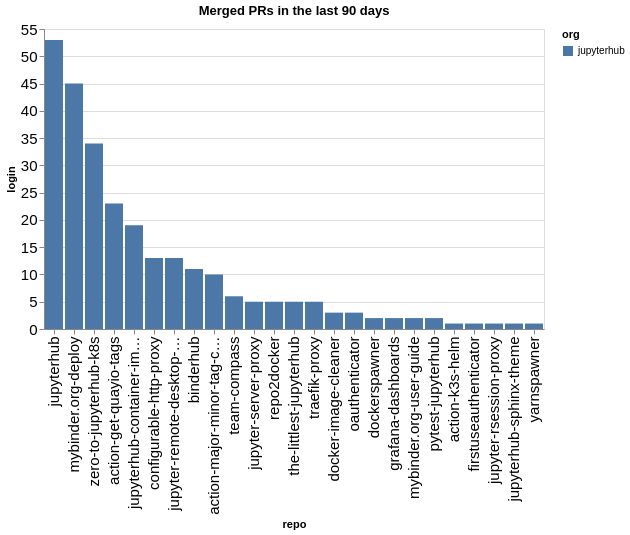

Write notebook code for a chart like this one.
### Code cell
prs_by_repo = merged.groupby(['org', 'repo']).count()['login'].reset_index().sort_values(['org', 'login'], ascending=False)
alt.Chart(data=prs_by_repo, title=f"Merged PRs in the last {n_days} days").mark_bar().encode(
    x=alt.X('repo', sort=prs_by_repo['repo'].values.tolist()),
    y='login',
    color='org'
)

### Figure 1 — Vega-Lite specification as saved in the notebook (floating-point values rounded to 4 significant figures)
{"config": {"axisLeft": {"labelFontSize": 15}, "axisBottom": {"labelFontSize": 15}}, "data": {"name": "data-b85542a41d6f64baed3505d1dad5444c"}, "mark": {"type": "bar"}, "encoding": {"color": {"field": "org", "type": "nominal"}, "x": {"field": "repo", "sort": ["jupyterhub", "mybinder.org-deploy", "zero-to-jupyterhub-k8s", "action-get-quayio-tags", "jupyterhub-container-images", "configurable-http-proxy", "jupyter-remote-desktop-proxy", "binderhub", "action-major-minor-tag-calculator", "team-compass", "jupyter-server-proxy", "repo2docker", "the-littlest-jupyterhub", "traefik-proxy", "docker-image-cleaner", "oauthenticator", "dockerspawner", "grafana-dashboards", "mybinder.org-user-guide", "pytest-jupyterhub", "action-k3s-helm", "firstuseauthenticator", "jupyter-rsession-proxy", "jupyterhub-sphinx-theme", "yarnspawner"], "type": "nominal"}, "y": {"field": "login", "type": "quantitative"}}, "title": "Merged PRs in the last 90 days", "$schema": "https://vega.github.io/schema/vega-lite/v5.20.1.json", "datasets": {"data-b85542a41d6f64baed3505d1dad5444c": [{"org": "jupyterhub", "repo": "jupyterhub", "login": 53}, {"org": "jupyterhub", "repo": "mybinder.org-deploy", "login": 45}, {"org": "jupyterhub", "repo": "zero-to-jupyterhub-k8s", "login": 34}, {"org": "jupyterhub", "repo": "action-get-quayio-tags", "login": 23}, {"org": "jupyterhub", "repo": "jupyterhub-container-images", "login": 19}, {"org": "jupyterhub", "repo": "configurable-http-proxy", "login": 13}, {"org": "jupyterhub", "repo": "jupyter-remote-desktop-proxy", "login": 13}, {"org": "jupyterhub", "repo": "binderhub", "login": 11}, {"org": "jupyterhub", "repo": "action-major-minor-tag-calculator", "login": 10}, {"org": "jupyterhub", "repo": "team-compass", "login": 6}, {"org": "jupyterhub", "repo": "jupyter-server-proxy", "login": 5}, {"org": "jupyterhub", "repo": "repo2docker", "login": 5}, {"org": "jupyterhub", "repo": "the-littlest-jupyterhub", "login": 5}, {"org": "jupyterhub", "repo": "traefik-proxy", "login": 5}, {"org": "jupyterhub", "repo": "docker-image-cleaner", "login": 3}, {"org": "jupyterhub", "repo": "oauthenticator", "login": 3}, {"org": "jupyterhub", "repo": "dockerspawner", "login": 2}, {"org": "jupyterhub", "repo": "grafana-dashboards", "login": 2}, {"org": "jupyterhub", "repo": "mybinder.org-user-guide", "login": 2}, {"org": "jupyterhub", "repo": "pytest-jupyterhub", "login": 2}, {"org": "jupyterhub", "repo": "action-k3s-helm", "login": 1}, {"org": "jupyterhub", "repo": "firstuseauthenticator", "login": 1}, {"org": "jupyterhub", "repo": "jupyter-rsession-proxy", "login": 1}, {"org": "jupyterhub", "repo": "jupyterhub-sphinx-theme", "login": 1}, {"org": "jupyterhub", "repo": "yarnspawner", "login": 1}]}}
